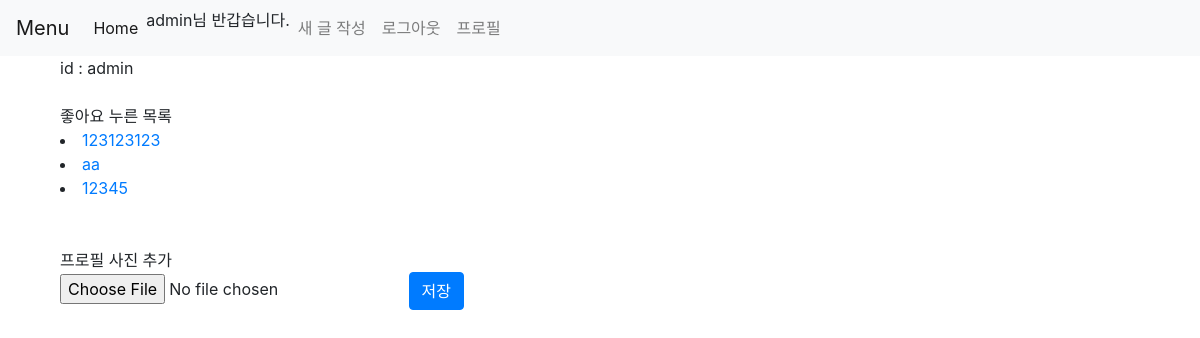
The page /profile/ (signed in) on the database as committed earlier.
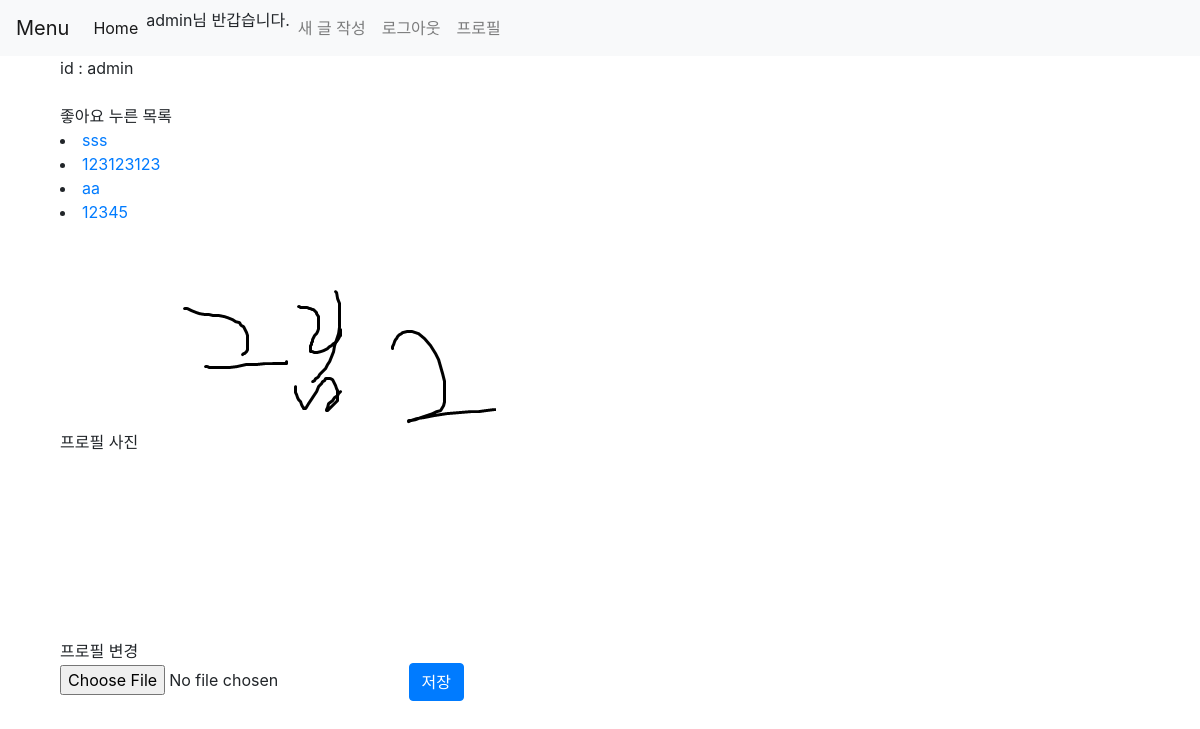
The same page on the database as committed later.
### siteapp/models.py (models this page shows, shortened)
class Content(models.Model):
  title = models.CharField(max_length=20)
  body = models.TextField()
  date = models.DateTimeField(default=timezone.now)
  writer = models.ForeignKey('auth.User', on_delete=models.CASCADE, null=True)
  image = models.ImageField(upload_to="images/", null=True, blank=True)
  comment_count = models.PositiveIntegerField(default=0)
  like_count = models.PositiveIntegerField(default=0)
  board = models.ForeignKey(Board, on_delete = models.CASCADE, null=True)
  class Meta:
    ordering = ['-date',]
  def __str__(self):
    return str(self.title)

class Profile(models.Model):
  user = models.OneToOneField(User, on_delete=models.CASCADE, null=True)
  like_contents = models.ManyToManyField('Content', blank=True, related_name='like_users')
  image = models.ImageField(upload_to="profile_image/", null=True, blank=True)

### siteapp/views.py (the view)
# urls.py: path('profile/',views.profile, name="profile"),
def profile(request):
  profile = Profile.objects.get(user = request.user)
  likes = profile.like_contents.all()
  if request.method=="POST":
    profile.image = request.FILES['Image']
    profile.save()
  return render(request,'profile.html',{'profile':profile, 'likes':likes})

### siteapp/templates/profile.html (shortened to what this page needs)
{% extends 'base.html' %}
{% block content %}
  <div class="container">
    id : {{user.username}} <br><br>
    좋아요 누른 목록
    {% for like in likes %}
    <li>
      <a href="{% url 'detail' like.id %}">{{like}}</a>
    </li>
    {% endfor %}
    <br><br>
    {% if profile.image %}
      프로필 사진
      <img src="{{profile.image.url}}">
      <br><br>
      프로필 변경
      <form method="POST" enctype="multipart/form-data">
        <input name="Image" type="file">
        <input class="btn btn-primary" type="submit" value="저장">
      </form>
    {% else %}
      프로필 사진 추가
      <form method="POST" enctype="multipart/form-data">
        <input name="Image" type="file">
        <input class="btn btn-primary" type="submit" value="저장">
      </form>
    {% endif %}
  </div>
{% endblock %}

Rows that differ between the two databases and show on the page:
added Content: title "sss"
now on this page (row edited): Profile: image (picture)
changed Profile: image empty → "profile_image/2.png" (drawn)
Other text that changed with them:
form field value: (not shown) → "저장"
form field value: "저장" → (not shown)
text no longer shown: "프로필 사진 추가"
text now shown: "프로필 사진 프로필 변경"
